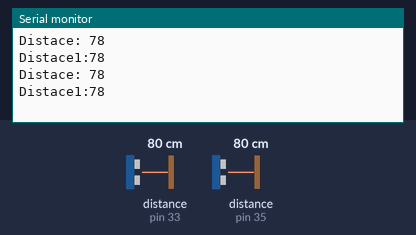
Bench run of a sketch on a simulated Arduino Mega 2560, built with avr-gcc and run on an emulated ATmega2560. Parts: the last lines printed to the serial monitor. Wiring (inferred from the names in the program): 2 × ultrasonic range finder: trigger pin 31, echo pin 33 / trigger pin 37, echo pin 35. The test bench sets the inputs (shaded band); at power-on: distance to the obstacle (sensors on pin 33, pin 35) 80 cm. The echo pulse lasts 58.3 µs per cm.

Above: at 1.8 s.
1.9 s: distance to the obstacle (sensor on pin 33) set to 2 cm
At 2.5 s:
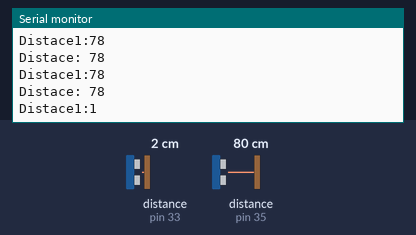
3.4 s: distance to the obstacle (sensor on pin 35) set to 2 cm
At 4.7 s:
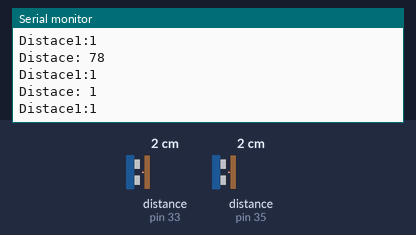
4.9 s: distance to the obstacle (sensor on pin 33) set to 4 cm
At 5.9 s:
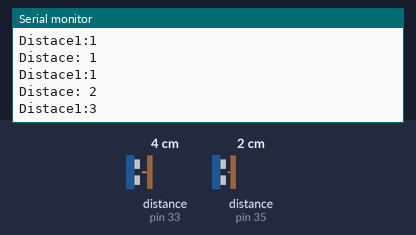
6.4 s: distance to the obstacle (sensor on pin 35) set to 4 cm
At 7.9 s:
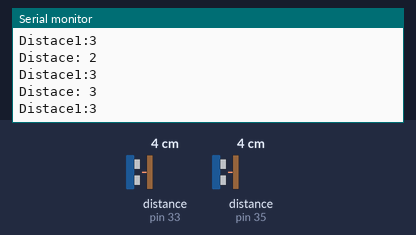
Timing chart, 0 to 8.9 s (numbered marks = the images above; inputs shaded):
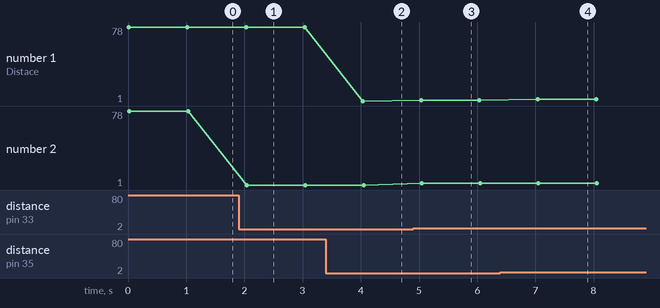

Measured:
- after the input at 1.9 s, the serial monitor: prints a new line after 0.14 s (image 1)
- after the input at 3.4 s, the serial monitor: prints a new line after 0.64 s (image 2)
- after the input at 4.9 s, the serial monitor: prints a new line after 0.15 s (image 3)
- after the input at 6.4 s, the serial monitor: prints a new line after 0.64 s (image 4)
- plotted number 2: 1 → 3 after the input at 4.9 s

The sketch:

ultrasonic_.ino
```cpp
const int trigpin = 37;
const int echopin = 35;
const int trigpin1  = 31;
const int echopin1 = 33;

long duration;
int distance;
long duration1;
int distance1;
void setup() {
pinMode(trigpin, OUTPUT);
pinMode(echopin, INPUT);
pinMode(trigpin1,OUTPUT);
pinMode(echopin1,INPUT);
Serial.begin(9600);

}
void loop() {
digitalWrite(trigpin, LOW);
delayMicroseconds(2);
digitalWrite(trigpin,HIGH);
delayMicroseconds(10);
digitalWrite(trigpin,LOW);
duration = pulseIn(echopin,HIGH);
distance = duration*0.034/2;

digitalWrite(trigpin1,LOW);
delayMicroseconds(2);
digitalWrite(trigpin1,HIGH);
delayMicroseconds(10);
digitalWrite(trigpin1,LOW);
duration1 = pulseIn(echopin1,HIGH);
distance1 = duration1*0.034/2;
Serial.print("Distace: ");
Serial.println(distance);
Serial.print("Distace1:");
Serial.println(distance1);

delay(1000);
}
```
